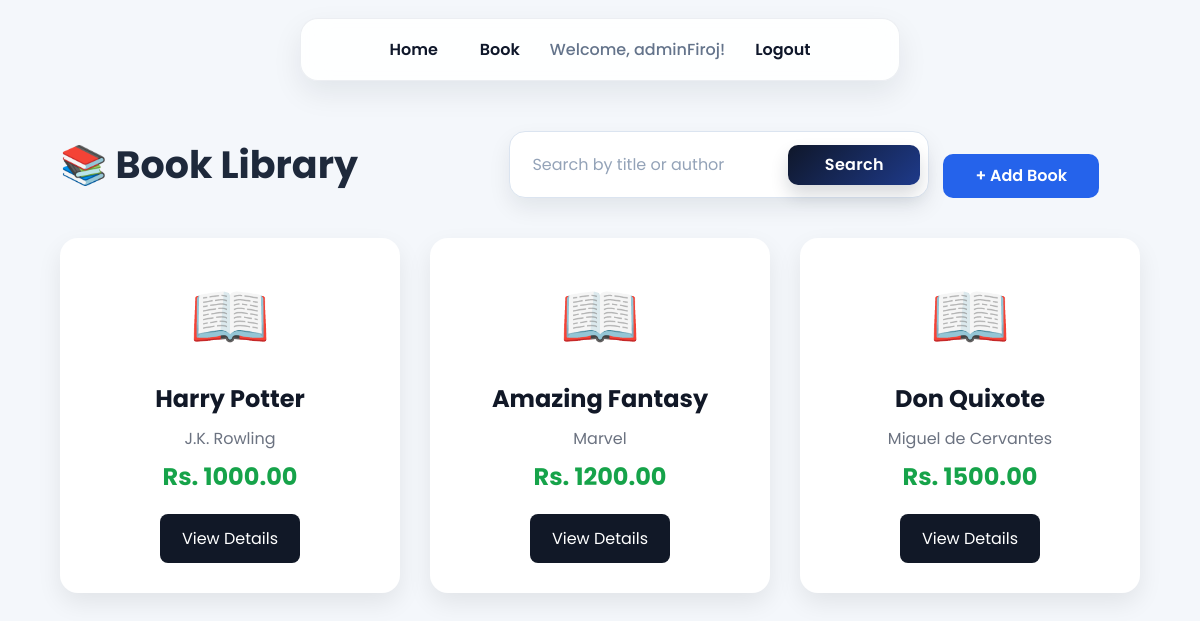
Page /book/ (signed in) on the committed database.
### book/models.py (models this page shows, shortened)
class Book(models.Model):
    title =models.CharField(max_length=100)
    author = models.CharField(max_length=100)
    description=models.TextField(max_length=500)
    price=models.DecimalField(max_digits=8, decimal_places=2)
    publishedDate=models.DateField()

### book/views.py (the view)
# urls.py: path('', views.book_list, name='book'),
@login_required
def book_list(request):
    query = request.GET.get('q', '').strip()
    books = Book.objects.all()
    if query:
        books = Book.objects.filter(
            Q(title__icontains=query) | Q(author__icontains=query)
        ).distinct()
    return render(request, 'book/book.html', {'books': books, 'query': query})

### book/templates/book/book.html (shortened to what this page needs)
{% extends "book/layout.html" %}
{% load static %}
{% block css %}
<link rel="stylesheet" href="{% static 'book/css/book.css' %}">
{% endblock %}
{% block content %}
<div class="container">
    <div class="top-bar">
        <h1>📚 Book Library</h1>
        <div class="top-actions">
            <form method="get" class="search-form" role="search" aria-label="Search books">
                <input
                    type="text"
                    name="q"
                    value="{{ query }}"
                    placeholder="Search by title or author"
                    aria-label="Search books"
                >
                <button type="submit" class="search-book">Search</button>
            </form>
            <a href="{% url 'book_create' %}" class="add-book">
                + Add Book
            </a>
        </div>
    </div>
    {% if books %}
    <div class="books">
        {% for book in books %}
        <div class="card">
            <div class="book-icon">
                📖
            </div>
            <h2>{{ book.title }}</h2>
            <p class="author">
                {{ book.author }}
            </p>
            <p class="price">
                Rs. {{ book.price }}
            </p>
            <a href="{% url 'book_detail' book.id %}" class="btn">
                View Details
            </a>
        </div>
        {% endfor %}
    </div>
    {% else %}
    <div class="empty">
        <h2>No Books Available 📚</h2>
    </div>
    {% endif %}
</div>
{% endblock %}

### book/templates/book/layout.html (shortened to what this page needs)
{% load static %}
<!DOCTYPE html>
<html lang="en">
<head>
    <link rel="stylesheet" href="{% static 'book/css/style.css' %}">
    {% block css %}{% endblock %}
</head>
<body>
    <nav>
        {% if user.is_authenticated %}
            <a href="{% url 'logout' %}">Home</a>
        {% else %}
            <a href="{% url 'home' %}">Home</a>
        {% endif %}
        <a href="{% url 'book' %}">Book</a>
        {% if user.is_authenticated %}
            <span>Welcome, {{ user.username }}!</span>
            <a href="{% url "logout" %}">Logout</a>
        {% else %}
            <a href="{% url "login" %}">Login</a>
            <a href="{% url "register" %}">Register</a>
        {% endif %}
    </nav>
    {% block content %}{% endblock %}
</body>
</html>

### book/static/book/css/style.css (style rules this page uses)
:root { --bg: #f4f7fb; --surface: rgba(255, 255, 255, 0.9); --surface-border: rgba(148, 163, 184, 0.18); --text: #0f172a; --muted: #64748b; --primary: #2563eb; --primary-hover: #1d4ed8; --danger: #dc2626; --shadow: 0 12px 30px rgba(15, 23, 42, 0.08); }
* { box-sizing: border-box; }
html, body { margin: 0; padding: 0; }
body { font-family: "Poppins", sans-serif; background: radial-gradient(circle at top left, rgba(37, 99, 235, 0.10), transparent 30%), radial-gradient(circle at top right, rgba(14, 165, 233, 0.08), transparent 24%), var(--bg); color: var(--text); min-height: 100vh; }
nav { width: min(600px, calc(100% - 32px)); margin: 18px auto 0; padding: 8px 16px; display: flex; align-items: center; justify-content: center; gap: 14px; flex-wrap: wrap; background: var(--surface); border: 1px solid var(--surface-border); border-radius: 18px; box-shadow: var(--shadow); backdrop-filter: blur(14px); }
nav a, nav a:link, nav a:visited { color: var(--text); text-decoration: none; font-weight: 600; padding: 10px 14px; border-radius: 12px; transition: background-color 0.2s ease, color 0.2s ease, transform 0.2s ease; }
nav span { color: var(--muted); font-weight: 500; padding: 10px 2px; }
body > :not(nav) { width: min(1180px, calc(100% - 32px)); margin: 24px auto 40px; }

### book/static/book/css/book.css (style rules this page uses)
* { margin: 0; padding: 0; box-sizing: border-box; }
body { font-family: "Poppins", sans-serif; background: #f4f7fb; color: #333; }
.container { width: 90%; max-width: 1200px; margin: 50px auto; }
.top-bar { display: flex; justify-content: space-between; align-items: center; gap: 20px; margin-bottom: 40px; }
.top-bar h1 { font-size: 38px; color: #1e293b; }
.add-book { display: inline-flex; align-items: center; justify-content: center; text-decoration: none; background: #2563eb; color: #fff; padding: 7px 32px; border-radius: 10px; font-weight: 600; white-space: nowrap; width: max-content; flex: 0 0 auto; line-height: 1; text-align: center; transition: 0.3s; height: 44px; }
.top-actions { display: flex; flex-direction: row; align-items: flex-end; gap: 14px; flex-wrap: nowrap; justify-content: center; margin-left: auto; }
.search-form { display: flex; align-items: center; gap: 8px; padding: 8px; width: min(100%, 420px); background: #ffffff; border: 1px solid #dbe4f0; border-radius: 16px; box-shadow: 0 10px 22px rgba(15, 23, 42, 0.08); transition: border-color 0.25s ease, box-shadow 0.25s ease, transform 0.25s ease; }
.search-form input[type="text"] { flex: 1; min-width: 0; width: auto; border: 0 !important; outline: none; padding: 12px 14px; font: inherit; color: #1e293b; background: transparent; appearance: none; -webkit-appearance: none; box-shadow: none; }
.search-form input[type="text"]::placeholder { color: #94a3b8; }
.search-form button.search-book, .search-form button[type="submit"] { all: unset; display: inline-flex; align-items: center; justify-content: center; appearance: none; -webkit-appearance: none; cursor: pointer; background: linear-gradient(135deg, #0f172a, #1e3a8a); color: #fff; padding: 12px 18px; border-radius: 10px; font: inherit; font-weight: 600; letter-spacing: 0.02em; box-shadow: 0 10px 18px rgba(15, 23, 42, 0.16); line-height: 1; white-space: nowrap; min-width: 96px; transition: transform 0.25s ease, box-shadow 0.25s ease, background 0.25s ease; }
.books { display: grid; grid-template-columns: repeat(auto-fit, minmax(270px, 1fr)); gap: 30px; }
.card { background: #fff; border-radius: 18px; padding: 30px; text-align: center; box-shadow: 0 10px 25px rgba(0, 0, 0, 0.08); transition: 0.35s; }
.book-icon { font-size: 65px; margin-bottom: 15px; }
.card h2 { font-size: 24px; color: #111827; margin-bottom: 10px; }
.author { color: #6b7280; margin-bottom: 8px; }
.price { font-size: 24px; color: #16a34a; font-weight: bold; margin-bottom: 20px; }
.btn { display: inline-block; text-decoration: none; background: #111827; color: white; padding: 12px 22px; border-radius: 8px; transition: 0.3s; }

### rows in the picture
Book: title "Harry Potter", author "J.K. Rowling", price "1000.00"
Book: title "Amazing Fantasy", author "Marvel", price "1200.00"
Book: title "Don Quixote", author "Miguel de Cervantes", price "1500.00"

### other values in the picture
{{ user.username }} "adminFiroj"
